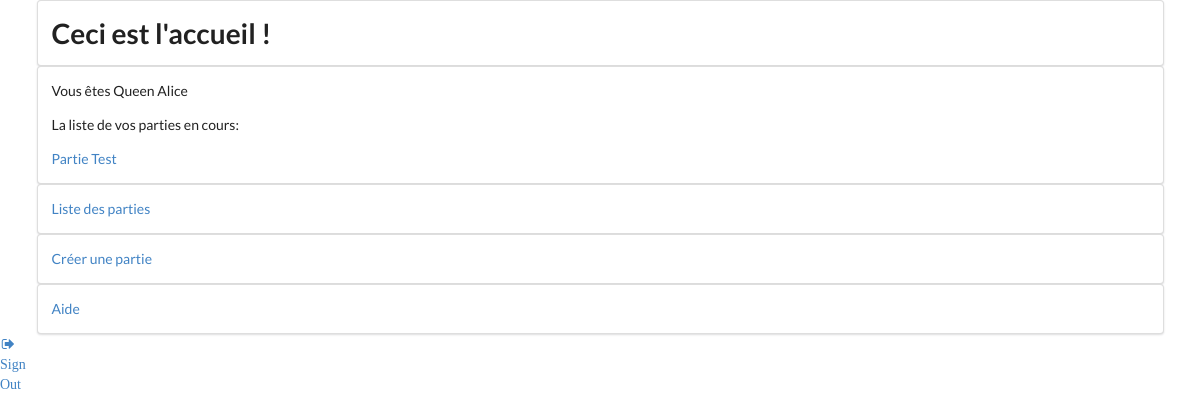
Page /home/ (signed in) on the earlier database version.
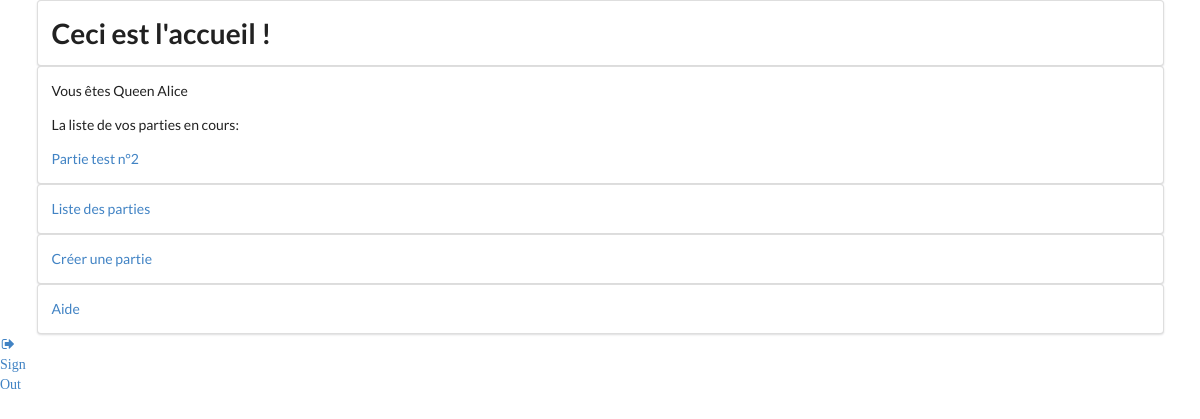
Same page on the later database version.
### website/models.py (models this page shows)
class Game(models.Model):
    name = models.TextField(max_length=50, blank=True)
    gamemode = models.TextField(max_length=50, blank=True)
    player = models.ManyToManyField(Player)

### website/views.py (the view)
# urls.py: url(r'^home/?$', views.home, name='home'),
@login_required
def home(request):
    user_list = User.objects.all()
    player=Player.objects.get(user=request.user)
    games_list = Game.objects.all().filter(player__exact=player)#Sélectionne la liste des parties ou le joueur connecté est impliqué
    return render(request, 'website/home.html', context={"user_list": user_list,"games_list": games_list,"player": player})

### templates/website/home.html (shortened to what this page needs)
{% extends 'website/base.html' %}
{% block content %}
    <div class="ui container">
        <div class="ui segment">
            <h1 class="ui center"> Ceci est l'accueil ! </h1>
        </div>
    </div>
    <div class="ui container">
        <div class="ui segment">
        <p>Vous êtes {{ player.nickname }}</p>
        <p> La liste de vos parties en cours:</p>
            {% for game in games_list %}
                <p><a href="{% url 'currentGame' game.id %}">{{ game.name }}</a></p>
            {% endfor %}
        </div>
    </div>
    <div class="ui container">
        <div class="ui segment">
            <p><a href="{% url 'gameList' %}">Liste des parties</a></p>
        </div>
    </div>
        <div class="ui container">
        <div class="ui segment">
            <p><a href="{% url 'createGame' %}">Créer une partie</a></p>
        </div>
    </div>
    <div class="ui container">
        <div class="ui segment">
            <p><a href="{% url 'help' %}">Aide</a></p>
        </div>
    </div>
    <div class="ui center aligned grid">
        <div class="column">
            <div class="ui">
                <a href="{% url 'logout' %}">
                    <i class="sign out icon">
                        Sign Out
                    </i>
                </a>
            </div>
        </div>
    </div>
{% endblock %}

Differences in the rows shown:
no longer on this page (row unchanged): Game: name "Partie Test"
added Game: name "Partie test n°2"
